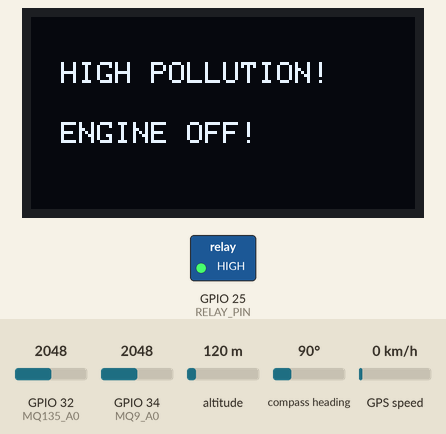
This sketch was run on a simulated ESP32. Shown: 128×64 one-colour display, switched loads named in the sketch (green lamp = pin HIGH). Inputs (shaded band) come from the test bench; at power-on: GPIO 32 (MQ135_A0) = 2048, GPIO 34 (MQ9_A0) = 2048, altitude 120 m, compass heading 90°, GPS speed 0 km/h. The GPS gets a fix after 3 s at 37.7749, -122.4194 with 8 satellites; what the sketch prints to the serial monitor is not drawn.

Above: at 2.1 s.
Timing chart, 0 to 3.6 s (numbered marks = the images above):
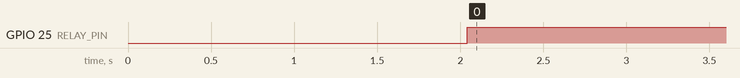

The sketch:

mq_with_relay_gps_and_oled.ino
```cpp
#include <Wire.h>
#include <Adafruit_GFX.h>
#include <Adafruit_SSD1306.h>
#include <HardwareSerial.h>
#include <TinyGPS++.h>

// Define OLED Display size
#define SCREEN_WIDTH 128
#define SCREEN_HEIGHT 64
Adafruit_SSD1306 display(SCREEN_WIDTH, SCREEN_HEIGHT, &Wire, -1);

// Sensor and Relay Pins
const int MQ135_A0 = 32;  // MQ-135 connected to GPIO32
const int MQ9_A0 = 34;    // MQ-9 connected to GPIO34
const int RELAY_PIN = 25; // Relay connected to GPIO25 (Engine control)

// Pollution Thresholds (Adjust based on real testing)
const float MQ135_THRESHOLD = 1.2;  // Threshold for air quality (Volts)
const float MQ9_THRESHOLD = 0.5;    // Threshold for CO levels (Volts)

// Define GPS Module Pins
#define RXD2 16  // GPS TX
#define TXD2 17  // GPS RX

HardwareSerial gpsSerial(1);
TinyGPSPlus gps;

void setup() {
    Serial.begin(115200);

    // Initialize GPS
    gpsSerial.begin(9600, SERIAL_8N1, RXD2, TXD2);
    //Serial.println("GPS Module Initialized");

    // Relay Setup
    pinMode(RELAY_PIN, OUTPUT);
    digitalWrite(RELAY_PIN, LOW); // Ensure relay is ON initially (Engine running)

    // OLED Setup
    if (!display.begin(SSD1306_SWITCHCAPVCC, 0x3C)) { // Address 0x3C for 128x64
        Serial.println(F("SSD1306 allocation failed"));
        for (;;);
    }
    delay(2000);
    display.clearDisplay();
}

void loop() {
    // Read MQ-135 Sensor
    float voltage_MQ135 = analogRead(MQ135_A0) * (3.3 / 4095.0);

    // Read MQ-9 Sensor
    float voltage_MQ9 = analogRead(MQ9_A0) * (3.3 / 4095.0);

    // Display Sensor Values on Serial Monitor
    Serial.print("MQ-135 (Air Quality): ");
    Serial.print(voltage_MQ135);
    Serial.print(" V || ");

    Serial.print("MQ-9 (CO Level): ");
    Serial.print(voltage_MQ9);
    Serial.print(" V || ");

    // Check GPS Data
    while (gpsSerial.available()) {
        gps.encode(gpsSerial.read());
    }

    if (gps.location.isValid()) {
        Serial.print("Latitude: ");
        Serial.print(gps.location.lat(), 4);
        Serial.print(" | Longitude: ");
        Serial.println(gps.location.lng(), 4);
    } else {
        Serial.println("Waiting for GPS...");
    }

    // Determine Pollution Status
    bool pollutionDetected = (voltage_MQ135 > MQ135_THRESHOLD || voltage_MQ9 > MQ9_THRESHOLD);

    // Update Relay & OLED Display based on Pollution Status
    if (pollutionDetected) {
        display.clearDisplay();
        display.setTextSize(1);
        display.setTextColor(WHITE);
        Serial.println("High Pollution Detected! Stopping Engine...");
        digitalWrite(RELAY_PIN, HIGH); // Turns OFF the relay (Engine OFF)

        display.setCursor(10, 15);
        display.print("HIGH POLLUTION!");
        display.setCursor(10, 35);
        display.print("ENGINE OFF!");
    } else {
        display.clearDisplay();
        display.setTextSize(2);
        display.setTextColor(WHITE);
        Serial.println("Air Quality Normal. Engine Running.");
        digitalWrite(RELAY_PIN, LOW); // Turns ON the relay (Engine ON)

        display.setCursor(20, 15);
        display.print("Engine");
        display.setCursor(20, 35);
        display.print("Running");
    }

    display.display(); // Refresh OLED screen
    delay(1000); // Wait 1 second before next reading
}
```

Measured:
- by itself, GPIO 25 (RELAY_PIN): LOW → HIGH at 2.0 s
